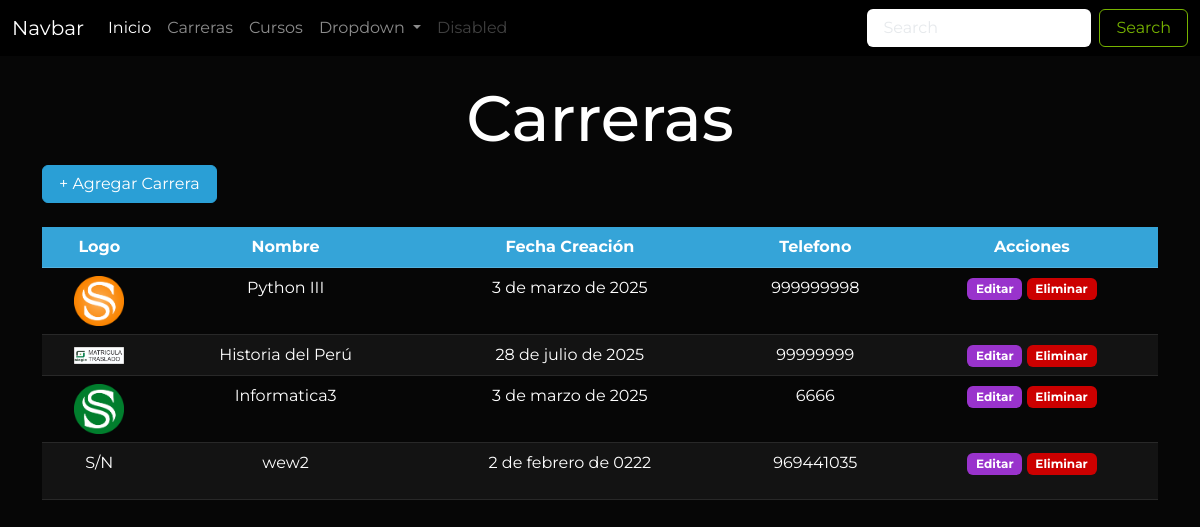
Before: /carreras/ with the older database file.
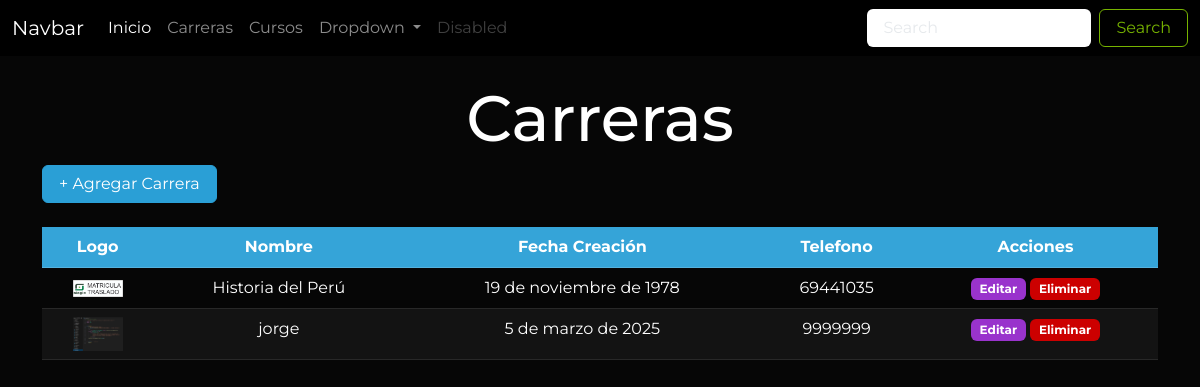
After: the same page with the newer database file.
### Aplicaciones/Educacion/models.py (models this page shows, shortened)
class Carrera(models.Model):
    id_car=models.AutoField(primary_key=True)
    nombre_car=models.CharField(max_length=50)
    fecha_creacion_car=models.DateField()
    telefono_car=models.CharField(max_length=10)
    logo_car=models.FileField(upload_to='carreras', null=True)

### Aplicaciones/Educacion/views/carrera_views.py (the view)
# urls.py: path('carreras/', carrera_views.carreras, name="carreras"),
def carreras(request):
    carrerasDbb = Carrera.objects.all()
    return render(request, 'carreras.html', { "carreras": carrerasDbb })

### Aplicaciones/Educacion/templates/carreras.html (shortened to what this page needs)
{% extends 'plantilla.html' %}
{% load static %}
{% block contenido %}
<div class="container">
    <h1 class="text-center mt-4"> Carreras</h1>
<button class="btn btn-primary mb-4" data-bs-toggle="modal" data-bs-target="#exampleModal">
    + Agregar Carrera
  </button>
{% if carreras %}
    <div class="table-responsive">
        <table class="table table-hover table-striped text-center" id="tabla">
            <thead class="table-primary">
                <tr>
                    <th scope="col">Logo</th>
                    <th scope="col">Nombre</th>
                    <th scope="col">Fecha Creación</th>
                    <th scope="col">Telefono</th>
                    <th scope="col">Acciones</th>
                </tr>
            </thead>
            <tbody>
                {%  for carrera in carreras %}
                    <tr>
                        <td>
                            {% if carrera.logo_car %}
                                <img src="{{carrera.logo_car.url}}" alt="" width="50">
                            {% else %}
                                <p>S/N</p>
                            {% endif %}
                        </td>
                        <td>{{carrera.nombre_car}}</td>
                        <td>{{carrera.fecha_creacion_car}}</td>
                        <td>{{carrera.telefono_car}}</td>
                        <td>
                            <a href="{% url 'editar_carrera' carrera.id_car %}" class="btn badge bg-info">Editar</a>
                            <a href="javascript: void(0)"  onclick="eliminarFila('/eliminar_carrera/{{carrera.id_car}}', 'carrera')" class="btn badge bg-danger">Eliminar</a>
                        </td>
                    </tr>
                {% endfor %}
            </tbody>
        </table>
    </div>
{% else %}
    <div class="alert alert-warning mt-4 text-center">No hay registros de carreras</div>
{% endif %}
</div>
{% endblock contenido %}

### Aplicaciones/Educacion/templates/plantilla.html (shortened to what this page needs)
{% load static %}
<!DOCTYPE html>
<html lang="en">
<head>
    <link rel="stylesheet" href="{% static 'css/styles.css' %}" />
    <link rel="stylesheet" href="https://cdn.jsdelivr.net/npm/bootswatch@5.3.2/dist/cyborg/bootstrap.min.css"/>
    <link
      rel="stylesheet"
      href="https://cdn.jsdelivr.net/npm/izitoast@1.4.0/dist/css/iziToast.min.css"
    />
    <link
      rel="stylesheet"
      href="https://cdn.jsdelivr.net/npm/datatables@1.10.18/media/css/jquery.dataTables.min.css"
    />
</head>
<body>
    <nav class="navbar navbar-expand-lg bg-black" data-bs-theme="dark">
        <div class="container-fluid">
          <a class="navbar-brand" href="#">Navbar</a>
          <div class="collapse navbar-collapse" id="navbarSupportedContent">
            <ul class="navbar-nav me-auto mb-2 mb-lg-0">
              <li class="nav-item">
                <a class="nav-link active" aria-current="page" href="/">Inicio</a>
              </li>
              <li class="nav-item">
                <a class="nav-link" href="{% url 'carreras' %}">Carreras</a>
              </li>
              <li class="nav-item">
                <a class="nav-link" href="{% url 'cursos' %}">Cursos</a>
              </li>
              <li class="nav-item dropdown">
                <a class="nav-link dropdown-toggle" href="#" role="button" data-bs-toggle="dropdown" aria-expanded="false">
                  Dropdown
                </a>
              </li>
              <li class="nav-item">
                <a class="nav-link disabled" aria-disabled="true">Disabled</a>
              </li>
            </ul>
            <form class="d-flex" role="search">
              <input class="form-control me-2" type="search" placeholder="Search" aria-label="Search">
              <button class="btn btn-outline-success" type="submit">Search</button>
            </form>
          </div>
        </div>
      </nav>
    <main>
        {% block contenido %} {% endblock contenido %}
    </main>
</body>
</html>

### universidad/static/css/styles.css (style rules this page uses)
body { font-family: "Montserrat", sans-serif !important; font-optical-sizing: auto; font-style: normal; }

Changed rows visible on the page:
removed Carrera: logo_car (picture), nombre_car "Python III", fecha_creacion_car "3 de marzo de 2025", telefono_car "999999998"
removed Carrera: logo_car (picture), nombre_car "Informatica3", fecha_creacion_car "3 de marzo de 2025", telefono_car "6666"
removed Carrera: logo_car "S/N", nombre_car "wew2", fecha_creacion_car "2 de febrero de 0222", telefono_car "969441035"
changed Carrera "Historia del Perú": fecha_creacion_car "28 de julio de 2025" → "19 de noviembre de 1978"; telefono_car "99999999" → "69441035"
added Carrera: logo_car (picture), nombre_car "jorge", fecha_creacion_car "5 de marzo de 2025", telefono_car "9999999"
